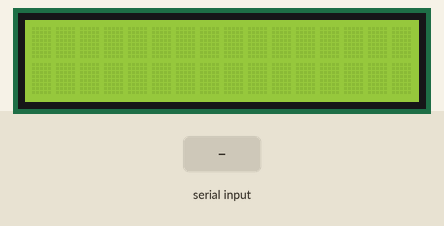
Recording of a sketch running on a simulated Arduino Uno, built with avr-gcc and run on an emulated ATmega328P. Parts: 16×2 character LCD. The test bench sets the inputs (shaded band). What the sketch prints to the serial monitor is not drawn.

Above: at 1.2 s.
1.3 s: "SD Karte gefunden!\n" received over Serial
At 3.5 s:
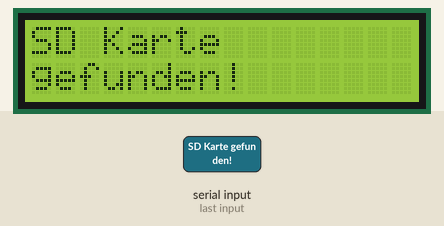
3.9 s: "Suche SD Karte ...\n" received over Serial
At 5.8 s:
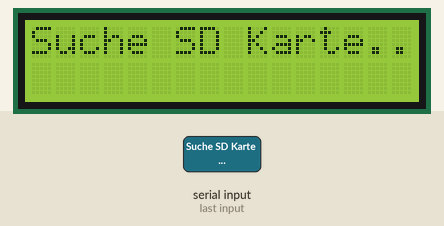
6.5 s: "Anzahl KeySets:\n" received over Serial
At 8.7 s:
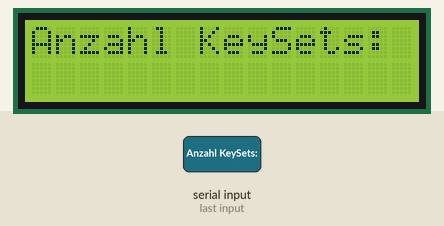
9.0 s: "clear\n" received over Serial
At 10.9 s:
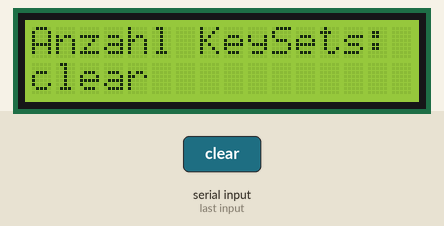
11.6 s: "SD Karte gefunden!\n" received over Serial
At 13.9 s:
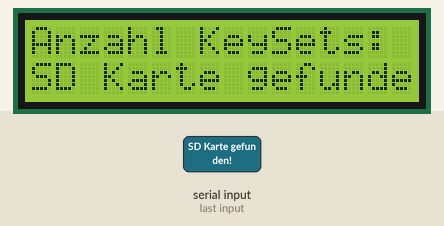
14.2 s: "Suche SD Karte ...\n" received over Serial
At 16.4 s:
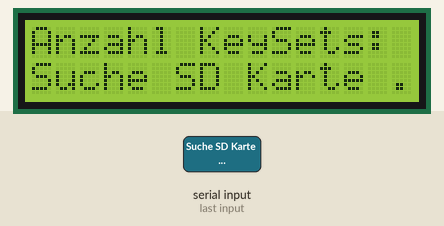
Timing chart, 0 to 17.9 s (numbered marks = the images above; inputs shaded):
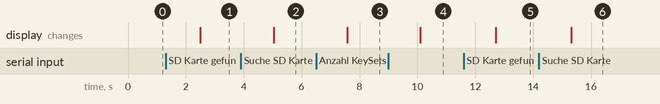

The sketch:

Arduino2__LCD_Display.ino
```cpp
#include <Wire.h>
#include <LiquidCrystal_I2C.h>

LiquidCrystal_I2C lcd(0x27, 16, 2);

char zeichen1 = 'X';
char zeichen2 = 'O';
char zeichen3 = 'Q';
unsigned long milliseks;
int platz = 0;
String Input;

void setup() {
  lcd.setCursor(0,0);
  Serial.begin(9600);
  lcd.begin();
  lcd.backlight();
  lcd.clear();

  //lcd.setCursor(0,0);
  //lcd.begin();
	//lcd.backlight();
	//lcd.print("");
  //lcd.setCursor(0,1);
  //lcd.clear();
}

void loop() {
  lcd.setCursor(0,0);

  if (Serial.available() > 0){
    Input = Serial.readString();

    Input.replace("\r", "");
    Input.replace("\n", "");
  }

  if (Input == "clear"){
    lcd.clear();
    Serial.print("Input: ");
    Serial.println(Input);
  }

  if (Input == "SD Karte gefunden!"){
    lcd.clear();
    lcd.print("SD Karte");
    lcd.setCursor(0,1);
    lcd.print("gefunden!");
    Serial.print("Input: ");
    Serial.println(Input);
  }

  if (Input == "SD Karte nicht gefunden!"){
    lcd.clear();
    lcd.print("SD Karte nicht");
    lcd.setCursor(0,1);
    lcd.print("gefunden!");
    Serial.print("Input: ");
    Serial.println(Input);
  }

  if (Input == "Suche SD Karte ..."){
    lcd.clear();
    lcd.print("Suche SD Karte..");
    Serial.print("Input: ");
    Serial.println(Input);
  }

  if (Input.indexOf(zeichen1) != -1){
    lcd.clear();
    lcd.setCursor(0,0);
    lcd.print("Zufallszahlen:");
    lcd.setCursor(0,1);
    lcd.print(Input);
    Serial.print("Input: ");
    Serial.println(Input);
  }

  if (Input == "Fehler beim Öffnen der Datei!"){
    lcd.clear();
    lcd.print("Fehler:");
    lcd.setCursor(0,1);
    lcd.print("");
    Serial.print("Input: ");
    Serial.println(Input);
  }

  if (Input.indexOf(zeichen2) != -1){
    lcd.clear();
    lcd.print("Standby...");
    lcd.setCursor(platz,1);
    lcd.print("(-_-)");
    Serial.print("Input: ");
    Serial.println(Input);
  }

  if (millis() > milliseks + 700){
    milliseks = millis();
    platz = (platz + 1) % 12;
  }

  if (Input == "Anzahl KeySets:"){

    while (Input.indexOf(zeichen3) == -1){
      Serial.print("Input: ");
      Serial.println(Input);
      lcd.clear();
      lcd.print("Anzahl KeySets:");
      lcd.setCursor(0,1);

      if (Input != "Anzahl KeySets:"){
        lcd.print(Input);
      }
      delay(100);
      if (Serial.available() > 0){
        Input = Serial.readString();

        Input.replace("\r", "");
        Input.replace("\n", "");
      }
    }
  }

  if (Input.indexOf(zeichen3) != -1){
      lcd.clear();
      lcd.print("Anzahl KeySets:");
      lcd.setCursor(0,1);
      lcd.print("->");
      lcd.setCursor(2,1);
      lcd.print(Input);
  }

  if (Input.length() > 29){
    lcd.clear();
    Input = "";
  }

  delay(200);
}
```

Measured:
- after the input at 1.3 s, the display: changes after 1.2 s (image 1)
- after the input at 3.9 s, the display: changes after 1.1 s (image 2)
- after the input at 6.5 s, the display: changes after 1.1 s (image 3)
- after the input at 9.0 s, the display: changes after 1.1 s (image 4)
- after the input at 11.6 s, the display: changes after 1.1 s (image 5)
- after the input at 14.2 s, the display: changes after 1.1 s (image 6)
